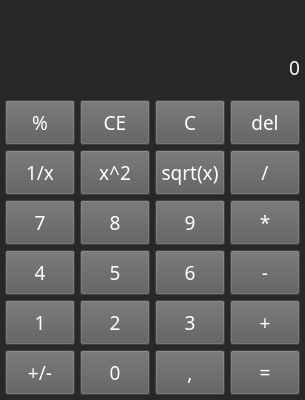
<?xml version="1.0" encoding="UTF-8"?>
<ui version="4.0">
 <class>MainWindow</class>
 <widget class="QMainWindow" name="MainWindow">
  <property name="geometry">
   <rect>
    <x>0</x>
    <y>0</y>
    <width>305</width>
    <height>400</height>
   </rect>
  </property>
  <property name="font">
   <font>
    <family>Montserrat ExtraBold</family>
    <pointsize>14</pointsize>
   </font>
  </property>
  <property name="windowTitle">
   <string>Калькулятор</string>
  </property>
  <widget class="QWidget" name="centralwidget">
   <property name="styleSheet">
    <string notr="true">background-color: rgb(40, 40, 40);</string>
   </property>
   <widget class="QLabel" name="result_label">
    <property name="geometry">
     <rect>
      <x>0</x>
      <y>0</y>
      <width>300</width>
      <height>81</height>
     </rect>
    </property>
    <property name="font">
     <font>
      <family>Montserrat ExtraBold</family>
      <pointsize>14</pointsize>
     </font>
    </property>
    <property name="layoutDirection">
     <enum>Qt::RightToLeft</enum>
    </property>
    <property name="autoFillBackground">
     <bool>false</bool>
    </property>
    <property name="styleSheet">
     <string notr="true">color: rgb(255, 255, 255);
background-color: rgb(40, 40, 40);</string>
    </property>
    <property name="text">
     <string>0</string>
    </property>
    <property name="alignment">
     <set>Qt::AlignBottom|Qt::AlignRight|Qt::AlignTrailing</set>
    </property>
    <property name="margin">
     <number>10</number>
    </property>
   </widget>
   <widget class="QPushButton" name="absolut_negativ_btn">
    <property name="geometry">
     <rect>
      <x>5</x>
      <y>350</y>
      <width>70</width>
      <height>45</height>
     </rect>
    </property>
    <property name="font">
     <font>
      <family>Montserrat SemiBold</family>
      <pointsize>14</pointsize>
     </font>
    </property>
    <property name="styleSheet">
     <string notr="true">color: rgb(255, 255, 255);
background-color: rgb(91, 91, 91);</string>
    </property>
    <property name="text">
     <string>+/-</string>
    </property>
   </widget>
   <widget class="QPushButton" name="zero_btn">
    <property name="geometry">
     <rect>
      <x>80</x>
      <y>350</y>
      <width>70</width>
      <height>45</height>
     </rect>
    </property>
    <property name="font">
     <font>
      <family>Montserrat SemiBold</family>
      <pointsize>14</pointsize>
     </font>
    </property>
    <property name="styleSheet">
     <string notr="true">color: rgb(255, 255, 255);
background-color: rgb(91, 91, 91);</string>
    </property>
    <property name="text">
     <string>0</string>
    </property>
   </widget>
   <widget class="QPushButton" name="comma_btn">
    <property name="geometry">
     <rect>
      <x>155</x>
      <y>350</y>
      <width>70</width>
      <height>45</height>
     </rect>
    </property>
    <property name="font">
     <font>
      <family>Montserrat SemiBold</family>
      <pointsize>14</pointsize>
     </font>
    </property>
    <property name="styleSheet">
     <string notr="true">color: rgb(255, 255, 255);
background-color: rgb(91, 91, 91);</string>
    </property>
    <property name="text">
     <string>,</string>
    </property>
   </widget>
   <widget class="QPushButton" name="equals_btn">
    <property name="geometry">
     <rect>
      <x>230</x>
      <y>350</y>
      <width>70</width>
      <height>45</height>
     </rect>
    </property>
    <property name="font">
     <font>
      <family>Montserrat SemiBold</family>
      <pointsize>14</pointsize>
     </font>
    </property>
    <property name="styleSheet">
     <string notr="true">color: rgb(255, 255, 255);
background-color: rgb(91, 91, 91);</string>
    </property>
    <property name="text">
     <string>=</string>
    </property>
   </widget>
   <widget class="QPushButton" name="plus_btn">
    <property name="geometry">
     <rect>
      <x>230</x>
      <y>300</y>
      <width>70</width>
      <height>45</height>
     </rect>
    </property>
    <property name="font">
     <font>
      <family>Montserrat SemiBold</family>
      <pointsize>14</pointsize>
     </font>
    </property>
    <property name="styleSheet">
     <string notr="true">color: rgb(255, 255, 255);
background-color: rgb(91, 91, 91);</string>
    </property>
    <property name="text">
     <string>+</string>
    </property>
   </widget>
   <widget class="QPushButton" name="two_btn">
    <property name="geometry">
     <rect>
      <x>80</x>
      <y>300</y>
      <width>70</width>
      <height>45</height>
     </rect>
    </property>
    <property name="font">
     <font>
      <family>Montserrat SemiBold</family>
      <pointsize>14</pointsize>
     </font>
    </property>
    <property name="styleSheet">
     <string notr="true">color: rgb(255, 255, 255);
background-color: rgb(91, 91, 91);</string>
    </property>
    <property name="text">
     <string>2</string>
    </property>
   </widget>
   <widget class="QPushButton" name="one_btn">
    <property name="geometry">
     <rect>
      <x>5</x>
      <y>300</y>
      <width>70</width>
      <height>45</height>
     </rect>
    </property>
    <property name="font">
     <font>
      <family>Montserrat SemiBold</family>
      <pointsize>14</pointsize>
     </font>
    </property>
    <property name="styleSheet">
     <string notr="true">color: rgb(255, 255, 255);
background-color: rgb(91, 91, 91);</string>
    </property>
    <property name="text">
     <string>1</string>
    </property>
   </widget>
   <widget class="QPushButton" name="three_btn">
    <property name="geometry">
     <rect>
      <x>155</x>
      <y>300</y>
      <width>70</width>
      <height>45</height>
     </rect>
    </property>
    <property name="font">
     <font>
      <family>Montserrat SemiBold</family>
      <pointsize>14</pointsize>
     </font>
    </property>
    <property name="styleSheet">
     <string notr="true">color: rgb(255, 255, 255);
background-color: rgb(91, 91, 91);</string>
    </property>
    <property name="text">
     <string>3</string>
    </property>
   </widget>
   <widget class="QPushButton" name="minus_btn">
    <property name="geometry">
     <rect>
      <x>230</x>
      <y>250</y>
      <width>70</width>
      <height>45</height>
     </rect>
    </property>
    <property name="font">
     <font>
      <family>Montserrat SemiBold</family>
      <pointsize>14</pointsize>
     </font>
    </property>
    <property name="styleSheet">
     <string notr="true">color: rgb(255, 255, 255);
background-color: rgb(91, 91, 91);</string>
    </property>
    <property name="text">
     <string>-</string>
    </property>
   </widget>
   <widget class="QPushButton" name="four_btn">
    <property name="geometry">
     <rect>
      <x>5</x>
      <y>250</y>
      <width>70</width>
      <height>45</height>
     </rect>
    </property>
    <property name="font">
     <font>
      <family>Montserrat SemiBold</family>
      <pointsize>14</pointsize>
     </font>
    </property>
    <property name="styleSheet">
     <string notr="true">color: rgb(255, 255, 255);
background-color: rgb(91, 91, 91);</string>
    </property>
    <property name="text">
     <string>4</string>
    </property>
   </widget>
   <widget class="QPushButton" name="six_btn">
    <property name="geometry">
     <rect>
      <x>155</x>
      <y>250</y>
      <width>70</width>
      <height>45</height>
     </rect>
    </property>
    <property name="font">
     <font>
      <family>Montserrat SemiBold</family>
      <pointsize>14</pointsize>
     </font>
    </property>
    <property name="styleSheet">
     <string notr="true">color: rgb(255, 255, 255);
background-color: rgb(91, 91, 91);</string>
    </property>
    <property name="text">
     <string>6</string>
    </property>
   </widget>
   <widget class="QPushButton" name="five_btn">
    <property name="geometry">
     <rect>
      <x>80</x>
      <y>250</y>
      <width>70</width>
      <height>45</height>
     </rect>
    </property>
    <property name="font">
     <font>
      <family>Montserrat SemiBold</family>
      <pointsize>14</pointsize>
     </font>
    </property>
    <property name="styleSheet">
     <string notr="true">color: rgb(255, 255, 255);
background-color: rgb(91, 91, 91);</string>
    </property>
    <property name="text">
     <string>5</string>
    </property>
   </widget>
   <widget class="QPushButton" name="multy_13">
    <property name="geometry">
     <rect>
      <x>230</x>
      <y>200</y>
      <width>70</width>
      <height>45</height>
     </rect>
    </property>
    <property name="font">
     <font>
      <family>Montserrat SemiBold</family>
      <pointsize>14</pointsize>
     </font>
    </property>
    <property name="styleSheet">
     <string notr="true">color: rgb(255, 255, 255);
background-color: rgb(91, 91, 91);</string>
    </property>
    <property name="text">
     <string>*</string>
    </property>
   </widget>
   <widget class="QPushButton" name="seven_btn">
    <property name="geometry">
     <rect>
      <x>5</x>
      <y>200</y>
      <width>70</width>
      <height>45</height>
     </rect>
    </property>
    <property name="font">
     <font>
      <family>Montserrat SemiBold</family>
      <pointsize>14</pointsize>
     </font>
    </property>
    <property name="styleSheet">
     <string notr="true">color: rgb(255, 255, 255);
background-color: rgb(91, 91, 91);</string>
    </property>
    <property name="text">
     <string>7</string>
    </property>
   </widget>
   <widget class="QPushButton" name="nine_btn">
    <property name="geometry">
     <rect>
      <x>155</x>
      <y>200</y>
      <width>70</width>
      <height>45</height>
     </rect>
    </property>
    <property name="font">
     <font>
      <family>Montserrat SemiBold</family>
      <pointsize>14</pointsize>
     </font>
    </property>
    <property name="styleSheet">
     <string notr="true">color: rgb(255, 255, 255);
background-color: rgb(91, 91, 91);</string>
    </property>
    <property name="text">
     <string>9</string>
    </property>
   </widget>
   <widget class="QPushButton" name="eight_btn">
    <property name="geometry">
     <rect>
      <x>80</x>
      <y>200</y>
      <width>70</width>
      <height>45</height>
     </rect>
    </property>
    <property name="font">
     <font>
      <family>Montserrat SemiBold</family>
      <pointsize>14</pointsize>
     </font>
    </property>
    <property name="styleSheet">
     <string notr="true">color: rgb(255, 255, 255);
background-color: rgb(91, 91, 91);</string>
    </property>
    <property name="text">
     <string>8</string>
    </property>
   </widget>
   <widget class="QPushButton" name="division_btn">
    <property name="geometry">
     <rect>
      <x>230</x>
      <y>150</y>
      <width>70</width>
      <height>45</height>
     </rect>
    </property>
    <property name="font">
     <font>
      <family>Montserrat SemiBold</family>
      <pointsize>14</pointsize>
     </font>
    </property>
    <property name="styleSheet">
     <string notr="true">color: rgb(255, 255, 255);
background-color: rgb(91, 91, 91);</string>
    </property>
    <property name="text">
     <string>/</string>
    </property>
   </widget>
   <widget class="QPushButton" name="fraction_btn">
    <property name="geometry">
     <rect>
      <x>5</x>
      <y>150</y>
      <width>70</width>
      <height>45</height>
     </rect>
    </property>
    <property name="font">
     <font>
      <family>Montserrat SemiBold</family>
      <pointsize>14</pointsize>
     </font>
    </property>
    <property name="styleSheet">
     <string notr="true">color: rgb(255, 255, 255);
background-color: rgb(91, 91, 91);</string>
    </property>
    <property name="text">
     <string>1/x</string>
    </property>
   </widget>
   <widget class="QPushButton" name="sqrt_btn">
    <property name="geometry">
     <rect>
      <x>155</x>
      <y>150</y>
      <width>70</width>
      <height>45</height>
     </rect>
    </property>
    <property name="font">
     <font>
      <family>Montserrat SemiBold</family>
      <pointsize>14</pointsize>
     </font>
    </property>
    <property name="styleSheet">
     <string notr="true">color: rgb(255, 255, 255);
background-color: rgb(91, 91, 91);</string>
    </property>
    <property name="text">
     <string>sqrt(x)</string>
    </property>
   </widget>
   <widget class="QPushButton" name="power_btn">
    <property name="geometry">
     <rect>
      <x>80</x>
      <y>150</y>
      <width>70</width>
      <height>45</height>
     </rect>
    </property>
    <property name="font">
     <font>
      <family>Montserrat SemiBold</family>
      <pointsize>14</pointsize>
     </font>
    </property>
    <property name="styleSheet">
     <string notr="true">color: rgb(255, 255, 255);
background-color: rgb(91, 91, 91);</string>
    </property>
    <property name="text">
     <string>x^2</string>
    </property>
   </widget>
   <widget class="QPushButton" name="del_btn">
    <property name="geometry">
     <rect>
      <x>230</x>
      <y>100</y>
      <width>70</width>
      <height>45</height>
     </rect>
    </property>
    <property name="font">
     <font>
      <family>Montserrat SemiBold</family>
      <pointsize>14</pointsize>
     </font>
    </property>
    <property name="styleSheet">
     <string notr="true">color: rgb(255, 255, 255);
background-color: rgb(91, 91, 91);</string>
    </property>
    <property name="text">
     <string>del</string>
    </property>
   </widget>
   <widget class="QPushButton" name="percent_btn">
    <property name="geometry">
     <rect>
      <x>5</x>
      <y>100</y>
      <width>70</width>
      <height>45</height>
     </rect>
    </property>
    <property name="font">
     <font>
      <family>Montserrat SemiBold</family>
      <pointsize>14</pointsize>
     </font>
    </property>
    <property name="styleSheet">
     <string notr="true">color: rgb(255, 255, 255);
background-color: rgb(91, 91, 91);</string>
    </property>
    <property name="text">
     <string>%</string>
    </property>
   </widget>
   <widget class="QPushButton" name="clea_all_btn">
    <property name="geometry">
     <rect>
      <x>155</x>
      <y>100</y>
      <width>70</width>
      <height>45</height>
     </rect>
    </property>
    <property name="font">
     <font>
      <family>Montserrat SemiBold</family>
      <pointsize>14</pointsize>
     </font>
    </property>
    <property name="styleSheet">
     <string notr="true">color: rgb(255, 255, 255);
background-color: rgb(91, 91, 91);</string>
    </property>
    <property name="text">
     <string>C</string>
    </property>
   </widget>
   <widget class="QPushButton" name="clear_btn">
    <property name="geometry">
     <rect>
      <x>80</x>
      <y>100</y>
      <width>70</width>
      <height>45</height>
     </rect>
    </property>
    <property name="font">
     <font>
      <family>Montserrat SemiBold</family>
      <pointsize>14</pointsize>
     </font>
    </property>
    <property name="styleSheet">
     <string notr="true">color: rgb(255, 255, 255);
background-color: rgb(91, 91, 91);</string>
    </property>
    <property name="text">
     <string>CE</string>
    </property>
   </widget>
  </widget>
 </widget>
 <resources/>
 <connections/>
</ui>
